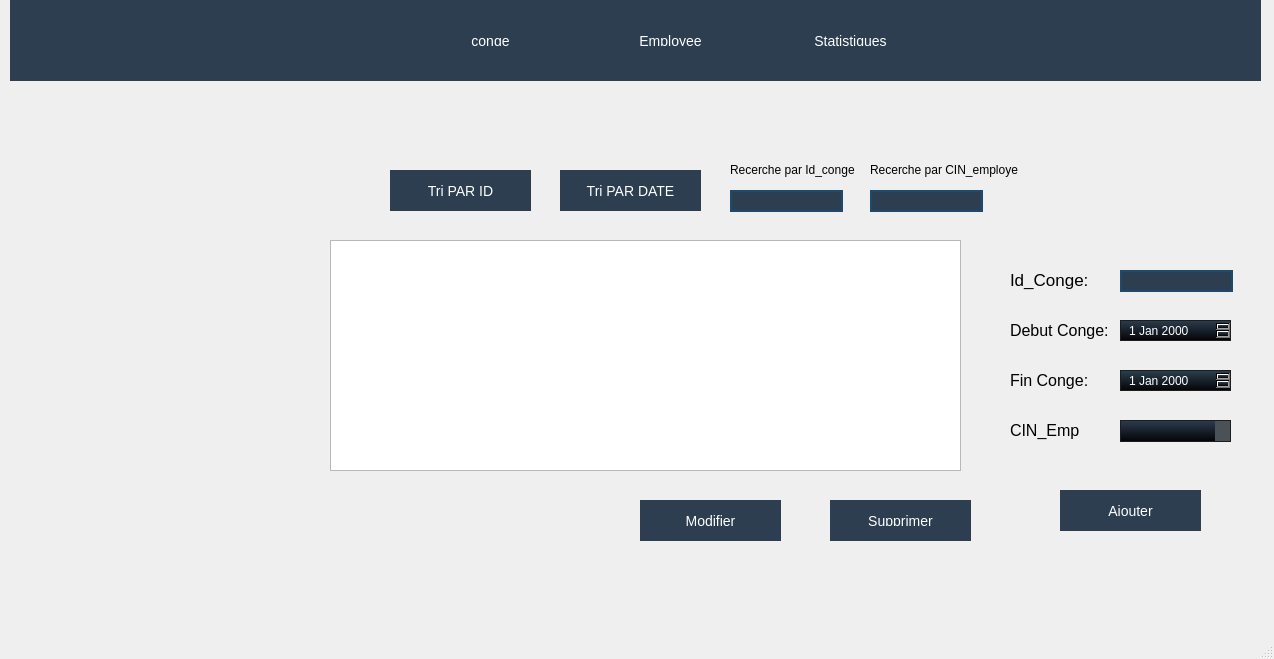
<?xml version="1.0" encoding="UTF-8"?>
<ui version="4.0">
 <class>MainWindow</class>
 <widget class="QMainWindow" name="MainWindow">
  <property name="geometry">
   <rect>
    <x>0</x>
    <y>0</y>
    <width>1274</width>
    <height>659</height>
   </rect>
  </property>
  <property name="windowTitle">
   <string>MainWindow</string>
  </property>
  <property name="accessibleDescription">
   <string>JJ/MM/AAAA</string>
  </property>
  <widget class="QWidget" name="centralwidget">
   <widget class="QStackedWidget" name="dateEdit_3">
    <property name="geometry">
     <rect>
      <x>0</x>
      <y>0</y>
      <width>1311</width>
      <height>761</height>
     </rect>
    </property>
    <property name="autoFillBackground">
     <bool>false</bool>
    </property>
    <property name="currentIndex">
     <number>0</number>
    </property>
    <widget class="QWidget" name="page">
     <widget class="QLabel" name="label_8">
      <property name="geometry">
       <rect>
        <x>870</x>
        <y>160</y>
        <width>151</width>
        <height>20</height>
       </rect>
      </property>
      <property name="styleSheet">
       <string notr="true">color: #000000;
  font-size: 12px;</string>
      </property>
      <property name="text">
       <string>Recerche par CIN_employe</string>
      </property>
     </widget>
     <widget class="QPushButton" name="pushButtonAjouter">
      <property name="geometry">
       <rect>
        <x>1060</x>
        <y>490</y>
        <width>141</width>
        <height>41</height>
       </rect>
      </property>
      <property name="styleSheet">
       <string notr="true">QPushButton{
font-family: &quot;Roboto&quot;, sans-serif;
    text-transform: uppercase;
    outline: 0;
    background: #2c3e50;
    color: #FFFFFF;
    width: 100%;
    border: 0;
    padding: 15px;
    font-size: 14px;
    -webkit-transition: all 0.3 ease;
    transition: all 0.3 ease;
    cursor: pointer;

}
QPushButton:hover
{

    background: #3498db;
}




</string>
      </property>
      <property name="text">
       <string>Ajouter</string>
      </property>
     </widget>
     <widget class="QLabel" name="label_11">
      <property name="geometry">
       <rect>
        <x>1010</x>
        <y>320</y>
        <width>101</width>
        <height>20</height>
       </rect>
      </property>
      <property name="styleSheet">
       <string notr="true">color: #000000;
  font-size: 16px;</string>
      </property>
      <property name="text">
       <string>Debut Conge:</string>
      </property>
     </widget>
     <widget class="QLabel" name="label_2">
      <property name="geometry">
       <rect>
        <x>1010</x>
        <y>270</y>
        <width>81</width>
        <height>20</height>
       </rect>
      </property>
      <property name="styleSheet">
       <string notr="true">color: #000000;
  font-size: 17px;</string>
      </property>
      <property name="text">
       <string>Id_Conge:</string>
      </property>
     </widget>
     <widget class="QLineEdit" name="LeIdRT">
      <property name="geometry">
       <rect>
        <x>870</x>
        <y>190</y>
        <width>113</width>
        <height>22</height>
       </rect>
      </property>
      <property name="styleSheet">
       <string notr="true">QLineEdit
{
	background-color: #2c3e50;
	color: #fcfcfc;
	border-style: solid;
	border-width: 2px;
	border-color: #1e4b6d;


}


QLineEdit::hover
{
	background-color: #2c3e50;
	color: #fcfcfc;
	border-style: solid;
	border-width: 2px;
	border-color: #01dcff;


}


QLineEdit::focus
{
	
	color: #fcfcfc;
	border-style: solid;
	border-width: 2px;
	border-color: #01dcff;


}</string>
      </property>
     </widget>
     <widget class="QPushButton" name="logo">
      <property name="enabled">
       <bool>false</bool>
      </property>
      <property name="geometry">
       <rect>
        <x>1120</x>
        <y>10</y>
        <width>141</width>
        <height>41</height>
       </rect>
      </property>
      <property name="styleSheet">
       <string notr="true">QPushButton{
font-family: &quot;Roboto&quot;, sans-serif;
    text-transform: uppercase;
    outline: 0;
    background: #2c3e50;
    color: #FFFFFF;
    width: 100%;
    border: 0;
    padding: 15px;
    font-size: 14px;
    -webkit-transition: all 0.3 ease;
    transition: all 0.3 ease;
    cursor: pointer;

}
QPushButton:hover
{

    background: #3498db;
}




</string>
      </property>
      <property name="text">
       <string/>
      </property>
      <property name="icon">
       <iconset>
        <normaloff>../../../1tap.png</normaloff>../../../1tap.png</iconset>
      </property>
      <property name="iconSize">
       <size>
        <width>100</width>
        <height>100</height>
       </size>
      </property>
     </widget>
     <widget class="QLabel" name="label_9">
      <property name="geometry">
       <rect>
        <x>730</x>
        <y>160</y>
        <width>131</width>
        <height>20</height>
       </rect>
      </property>
      <property name="styleSheet">
       <string notr="true">color: #000000;
  font-size: 12px;</string>
      </property>
      <property name="text">
       <string>Recerche par Id_conge</string>
      </property>
     </widget>
     <widget class="QLineEdit" name="LeTitreRT">
      <property name="geometry">
       <rect>
        <x>730</x>
        <y>190</y>
        <width>113</width>
        <height>22</height>
       </rect>
      </property>
      <property name="styleSheet">
       <string notr="true">QLineEdit
{
	background-color: #2c3e50;
	color: #fcfcfc;
	border-style: solid;
	border-width: 2px;
	border-color: #1e4b6d;


}


QLineEdit::hover
{
	background-color: #2c3e50;
	color: #fcfcfc;
	border-style: solid;
	border-width: 2px;
	border-color: #01dcff;


}


QLineEdit::focus
{
	
	color: #fcfcfc;
	border-style: solid;
	border-width: 2px;
	border-color: #01dcff;


}</string>
      </property>
     </widget>
     <widget class="QPushButton" name="pushButton_2">
      <property name="geometry">
       <rect>
        <x>560</x>
        <y>170</y>
        <width>141</width>
        <height>41</height>
       </rect>
      </property>
      <property name="styleSheet">
       <string notr="true">QPushButton{
font-family: &quot;Roboto&quot;, sans-serif;
    text-transform: uppercase;
    outline: 0;
    background: #2c3e50;
    color: #FFFFFF;
    width: 100%;
    border: 0;
    padding: 15px;
    font-size: 14px;
    -webkit-transition: all 0.3 ease;
    transition: all 0.3 ease;
    cursor: pointer;

}
QPushButton:hover
{

    background: #3498db;
}




</string>
      </property>
      <property name="text">
       <string>Tri PAR DATE</string>
      </property>
     </widget>
     <widget class="QPushButton" name="pushButton">
      <property name="geometry">
       <rect>
        <x>390</x>
        <y>170</y>
        <width>141</width>
        <height>41</height>
       </rect>
      </property>
      <property name="styleSheet">
       <string notr="true">QPushButton{
font-family: &quot;Roboto&quot;, sans-serif;
    text-transform: uppercase;
    outline: 0;
    background: #2c3e50;
    color: #FFFFFF;
    width: 100%;
    border: 0;
    padding: 15px;
    font-size: 14px;
    -webkit-transition: all 0.3 ease;
    transition: all 0.3 ease;
    cursor: pointer;

}
QPushButton:hover
{

    background: #3498db;
}




</string>
      </property>
      <property name="text">
       <string>Tri PAR ID</string>
      </property>
     </widget>
     <widget class="QLineEdit" name="LeId">
      <property name="geometry">
       <rect>
        <x>1120</x>
        <y>270</y>
        <width>113</width>
        <height>22</height>
       </rect>
      </property>
      <property name="styleSheet">
       <string notr="true">QLineEdit
{
	background-color: #2c3e50;
	color: #fcfcfc;
	border-style: solid;
	border-width: 2px;
	border-color: #1e4b6d;


}


QLineEdit::hover
{
	background-color: #2c3e50;
	color: #fcfcfc;
	border-style: solid;
	border-width: 2px;
	border-color: #01dcff;


}


QLineEdit::focus
{
	
	color: #fcfcfc;
	border-style: solid;
	border-width: 2px;
	border-color: #01dcff;


}</string>
      </property>
     </widget>
     <widget class="QDateEdit" name="dateEdit">
      <property name="geometry">
       <rect>
        <x>1120</x>
        <y>320</y>
        <width>111</width>
        <height>21</height>
       </rect>
      </property>
      <property name="styleSheet">
       <string notr="true">QDateEdit
{
    background-color: qlineargradient(spread:repeat, x1:1, y1:0, x2:1, y2:1, stop:0 rgba(44, 62, 80, 255),stop:1 rgba(3, 2, 5, 255));
    padding-left: 6px;
	border: 1px solid #1d1d1d;
    color: #fff;
    height: 20px;

}</string>
      </property>
     </widget>
     <widget class="QTableView" name="tableView">
      <property name="geometry">
       <rect>
        <x>330</x>
        <y>240</y>
        <width>631</width>
        <height>231</height>
       </rect>
      </property>
      <property name="styleSheet">
       <string notr="true">QHeaderView::section {
	font-family: &quot;Roboto&quot;, sans-serif;
    text-transform: uppercase;
    background-color: #2c3e50;
	color: #ffffff;
    padding: 4px;
    font-size: 10pt;
    border-style: none;
    border-bottom: 1px solid #fffff8;
    border-right: 1px solid #fffff8;

}

QHeaderView::section:horizontal
{
    border-top: 1px solid #fffff8;
}

QHeaderView::section:vertical
{
    border-left: 1px solid #fffff8;
}
</string>
      </property>
     </widget>
     <widget class="QDateEdit" name="dateEdit_2">
      <property name="geometry">
       <rect>
        <x>1120</x>
        <y>370</y>
        <width>111</width>
        <height>21</height>
       </rect>
      </property>
      <property name="styleSheet">
       <string notr="true">QDateEdit
{
    background-color: qlineargradient(spread:repeat, x1:1, y1:0, x2:1, y2:1, stop:0 rgba(44, 65, 80, 255),stop:1 rgba(3, 2, 5, 255));
    padding-left: 6px;
	border: 1px solid #1d1d1d;
    color: #fff;
    height: 20px;

}</string>
      </property>
     </widget>
     <widget class="QLabel" name="label_12">
      <property name="geometry">
       <rect>
        <x>1010</x>
        <y>370</y>
        <width>101</width>
        <height>20</height>
       </rect>
      </property>
      <property name="styleSheet">
       <string notr="true">color: #000000;
  font-size: 16px;</string>
      </property>
      <property name="text">
       <string>Fin Conge:</string>
      </property>
     </widget>
     <widget class="QPushButton" name="pushButtonModifier">
      <property name="geometry">
       <rect>
        <x>640</x>
        <y>500</y>
        <width>141</width>
        <height>41</height>
       </rect>
      </property>
      <property name="styleSheet">
       <string notr="true">QPushButton{
font-family: &quot;Roboto&quot;, sans-serif;
    text-transform: uppercase;
    outline: 0;
    background: #2c3e50;
    color: #FFFFFF;
    width: 100%;
    border: 0;
    padding: 15px;
    font-size: 14px;
    -webkit-transition: all 0.3 ease;
    transition: all 0.3 ease;
    cursor: pointer;

}
QPushButton:hover
{

    background: #3498db;
}




</string>
      </property>
      <property name="text">
       <string>Modifier</string>
      </property>
     </widget>
     <widget class="QPushButton" name="pushButtonSupprimer">
      <property name="geometry">
       <rect>
        <x>830</x>
        <y>500</y>
        <width>141</width>
        <height>41</height>
       </rect>
      </property>
      <property name="styleSheet">
       <string notr="true">QPushButton{
font-family: &quot;Roboto&quot;, sans-serif;
    text-transform: uppercase;
    outline: 0;
    background: #2c3e50;
    color: #FFFFFF;
    width: 100%;
    border: 0;
    padding: 15px;
    font-size: 14px;
    -webkit-transition: all 0.3 ease;
    transition: all 0.3 ease;
    cursor: pointer;

}
QPushButton:hover
{

    background: #3498db;
}




</string>
      </property>
      <property name="text">
       <string>Supprimer</string>
      </property>
     </widget>
     <widget class="QLabel" name="label">
      <property name="geometry">
       <rect>
        <x>1010</x>
        <y>410</y>
        <width>131</width>
        <height>41</height>
       </rect>
      </property>
      <property name="styleSheet">
       <string notr="true">color: #000000;
  font-size: 16px;</string>
      </property>
      <property name="text">
       <string>CIN_Emp</string>
      </property>
     </widget>
     <widget class="QComboBox" name="comboBox">
      <property name="geometry">
       <rect>
        <x>1120</x>
        <y>420</y>
        <width>111</width>
        <height>22</height>
       </rect>
      </property>
      <property name="styleSheet">
       <string notr="true">QComboBox
{
    background-color: qlineargradient(spread:repeat, x1:1, y1:0, x2:1, y2:1, stop:0 rgba(44,62, 80, 255),stop:1 rgba(3, 2, 5, 255));
    padding-left: 6px;
	border: 1px solid #1d1d1d;
    color: #fff;
    height: 20px;

}


QComboBox::disabled
{
	background-color: #404040;
	color: #656565;
	border-color: #051a39;

}


QComboBox:on
{
    background-color: #4a5157;
	color: #fff;

}


QComboBox QAbstractItemView
{
    background-color: #e8d9d7;
    color: #000;
    selection-background-color: #aa7e82;
	selection-color: #fff;
    outline: 0;

}


QComboBox::drop-down
{
	background-color: #4a5157;
    subcontrol-origin: padding;
    subcontrol-position: top right;
    width: 15px;

}


QComboBox::down-arrow
{
    image: url(://arrow-down.png);
    width: 8px;
    height: 8px;

}
</string>
      </property>
     </widget>
     <widget class="QPushButton" name="conge">
      <property name="geometry">
       <rect>
        <x>420</x>
        <y>20</y>
        <width>141</width>
        <height>41</height>
       </rect>
      </property>
      <property name="styleSheet">
       <string notr="true">QPushButton{
font-family: &quot;Roboto&quot;, sans-serif;
    text-transform: uppercase;
    outline: 0;
    background: #2c3e50;
    color: #FFFFFF;
    width: 100%;
    border: 0;
    padding: 15px;
    font-size: 14px;
    -webkit-transition: all 0.3 ease;
    transition: all 0.3 ease;
    cursor: pointer;

}
QPushButton:hover
{

    background: #3498db;
}




</string>
      </property>
      <property name="text">
       <string>conge</string>
      </property>
     </widget>
     <widget class="QPushButton" name="employee">
      <property name="geometry">
       <rect>
        <x>600</x>
        <y>20</y>
        <width>141</width>
        <height>41</height>
       </rect>
      </property>
      <property name="styleSheet">
       <string notr="true">QPushButton{
font-family: &quot;Roboto&quot;, sans-serif;
    text-transform: uppercase;
    outline: 0;
    background: #2c3e50;
    color: #FFFFFF;
    width: 100%;
    border: 0;
    padding: 15px;
    font-size: 14px;
    -webkit-transition: all 0.3 ease;
    transition: all 0.3 ease;
    cursor: pointer;

}
QPushButton:hover
{

    background: #3498db;
}




</string>
      </property>
      <property name="text">
       <string>Employee</string>
      </property>
     </widget>
     <widget class="QPushButton" name="Statistiques_3">
      <property name="geometry">
       <rect>
        <x>780</x>
        <y>20</y>
        <width>141</width>
        <height>41</height>
       </rect>
      </property>
      <property name="styleSheet">
       <string notr="true">QPushButton{
font-family: &quot;Roboto&quot;, sans-serif;
    text-transform: uppercase;
    outline: 0;
    background: #2c3e50;
    color: #FFFFFF;
    width: 100%;
    border: 0;
    padding: 15px;
    font-size: 14px;
    -webkit-transition: all 0.3 ease;
    transition: all 0.3 ease;
    cursor: pointer;

}
QPushButton:hover
{

    background: #3498db;
}




</string>
      </property>
      <property name="text">
       <string>Statistiques</string>
      </property>
     </widget>
     <widget class="QLabel" name="label_3">
      <property name="geometry">
       <rect>
        <x>10</x>
        <y>20</y>
        <width>1251</width>
        <height>641</height>
       </rect>
      </property>
      <property name="styleSheet">
       <string notr="true">
border-image: url(:/img/policeman-background_48369-15139.jpg) 1 1 1 1 stretch stretch;</string>
      </property>
      <property name="text">
       <string/>
      </property>
     </widget>
     <widget class="QPushButton" name="styleEdit">
      <property name="enabled">
       <bool>false</bool>
      </property>
      <property name="geometry">
       <rect>
        <x>10</x>
        <y>0</y>
        <width>1251</width>
        <height>81</height>
       </rect>
      </property>
      <property name="styleSheet">
       <string notr="true">QPushButton{
font-family: &quot;Roboto&quot;, sans-serif;
    text-transform: uppercase;
    outline: 0;
    background: #2c3e50;
    color: #FFFFFF;
    width: 100%;
    border: 0;
    padding: 15px;
    font-size: 14px;
    -webkit-transition: all 0.3 ease;
    transition: all 0.3 ease;
    cursor: pointer;

}
QPushButton:hover
{

    background: #3498db;
}




</string>
      </property>
      <property name="text">
       <string/>
      </property>
     </widget>
     <zorder>label_3</zorder>
     <zorder>styleEdit</zorder>
     <zorder>logo</zorder>
     <zorder>label_8</zorder>
     <zorder>pushButtonAjouter</zorder>
     <zorder>label_11</zorder>
     <zorder>label_2</zorder>
     <zorder>LeIdRT</zorder>
     <zorder>label_9</zorder>
     <zorder>LeTitreRT</zorder>
     <zorder>pushButton_2</zorder>
     <zorder>pushButton</zorder>
     <zorder>LeId</zorder>
     <zorder>dateEdit</zorder>
     <zorder>tableView</zorder>
     <zorder>dateEdit_2</zorder>
     <zorder>label_12</zorder>
     <zorder>pushButtonModifier</zorder>
     <zorder>pushButtonSupprimer</zorder>
     <zorder>label</zorder>
     <zorder>comboBox</zorder>
     <zorder>conge</zorder>
     <zorder>employee</zorder>
     <zorder>Statistiques_3</zorder>
    </widget>
    <widget class="QWidget" name="page_2">
     <widget class="QPushButton" name="Statistiques_2">
      <property name="geometry">
       <rect>
        <x>680</x>
        <y>10</y>
        <width>141</width>
        <height>41</height>
       </rect>
      </property>
      <property name="styleSheet">
       <string notr="true">QPushButton{
font-family: &quot;Roboto&quot;, sans-serif;
    text-transform: uppercase;
    outline: 0;
    background: #2c3e50;
    color: #FFFFFF;
    width: 100%;
    border: 0;
    padding: 15px;
    font-size: 14px;
    -webkit-transition: all 0.3 ease;
    transition: all 0.3 ease;
    cursor: pointer;

}
QPushButton:hover
{

    background: #3498db;
}




</string>
      </property>
      <property name="text">
       <string>Statistiques</string>
      </property>
     </widget>
     <widget class="QPushButton" name="calendrier_2">
      <property name="geometry">
       <rect>
        <x>480</x>
        <y>10</y>
        <width>141</width>
        <height>41</height>
       </rect>
      </property>
      <property name="styleSheet">
       <string notr="true">QPushButton{
font-family: &quot;Roboto&quot;, sans-serif;
    text-transform: uppercase;
    outline: 0;
    background: #2c3e50;
    color: #FFFFFF;
    width: 100%;
    border: 0;
    padding: 15px;
    font-size: 14px;
    -webkit-transition: all 0.3 ease;
    transition: all 0.3 ease;
    cursor: pointer;

}
QPushButton:hover
{

    background: #3498db;
}




</string>
      </property>
      <property name="text">
       <string>employee</string>
      </property>
     </widget>
     <widget class="QPushButton" name="styleEdit_2">
      <property name="enabled">
       <bool>false</bool>
      </property>
      <property name="geometry">
       <rect>
        <x>0</x>
        <y>0</y>
        <width>1291</width>
        <height>71</height>
       </rect>
      </property>
      <property name="styleSheet">
       <string notr="true">QPushButton{
font-family: &quot;Roboto&quot;, sans-serif;
    text-transform: uppercase;
    outline: 0;
    background: #2c3e50;
    color: #FFFFFF;
    width: 100%;
    border: 0;
    padding: 15px;
    font-size: 14px;
    -webkit-transition: all 0.3 ease;
    transition: all 0.3 ease;
    cursor: pointer;

}
QPushButton:hover
{

    background: #3498db;
}




</string>
      </property>
      <property name="text">
       <string/>
      </property>
     </widget>
     <widget class="QWidget" name="chartsWidget" native="true">
      <property name="geometry">
       <rect>
        <x>10</x>
        <y>130</y>
        <width>1261</width>
        <height>571</height>
       </rect>
      </property>
     </widget>
     <widget class="QPushButton" name="barchartButton">
      <property name="geometry">
       <rect>
        <x>1190</x>
        <y>80</y>
        <width>101</width>
        <height>41</height>
       </rect>
      </property>
      <property name="styleSheet">
       <string notr="true">QPushButton{
font-family: &quot;Roboto&quot;, sans-serif;
    text-transform: uppercase;
    outline: 0;
    background: #2c3e50;
    color: #FFFFFF;
    width: 100%;
    border: 0;
    padding: 15px;
    font-size: 14px;
    -webkit-transition: all 0.3 ease;
    transition: all 0.3 ease;
    cursor: pointer;

}
QPushButton:hover
{

    background: #3498db;
}




</string>
      </property>
      <property name="text">
       <string>Barchart</string>
      </property>
     </widget>
     <widget class="QPushButton" name="piechartButton">
      <property name="geometry">
       <rect>
        <x>10</x>
        <y>80</y>
        <width>101</width>
        <height>41</height>
       </rect>
      </property>
      <property name="styleSheet">
       <string notr="true">QPushButton{
font-family: &quot;Roboto&quot;, sans-serif;
    text-transform: uppercase;
    outline: 0;
    background: #2c3e50;
    color: #FFFFFF;
    width: 100%;
    border: 0;
    padding: 15px;
    font-size: 14px;
    -webkit-transition: all 0.3 ease;
    transition: all 0.3 ease;
    cursor: pointer;

}
QPushButton:hover
{

    background: #3498db;
}




</string>
      </property>
      <property name="text">
       <string>Piechart</string>
      </property>
     </widget>
     <zorder>styleEdit_2</zorder>
     <zorder>calendrier_2</zorder>
     <zorder>Statistiques_2</zorder>
     <zorder>chartsWidget</zorder>
     <zorder>barchartButton</zorder>
     <zorder>piechartButton</zorder>
    </widget>
    <widget class="QWidget" name="page_3"/>
   </widget>
  </widget>
  <widget class="QStatusBar" name="statusbar"/>
 </widget>
 <layoutdefault spacing="6" margin="11"/>
 <resources/>
 <connections/>
</ui>
